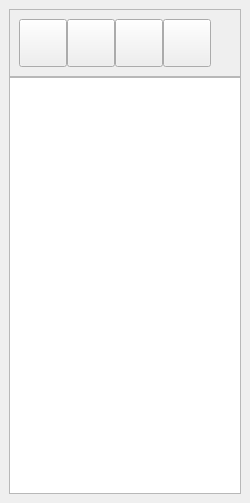
<ui version="4.0" >
 <class>MTicketBase</class>
 <widget class="QWidget" name="MTicketBase" >
  <property name="geometry" >
   <rect>
    <x>0</x>
    <y>0</y>
    <width>250</width>
    <height>503</height>
   </rect>
  </property>
  <property name="minimumSize" >
   <size>
    <width>250</width>
    <height>0</height>
   </size>
  </property>
  <property name="windowTitle" >
   <string>Form</string>
  </property>
  <layout class="QVBoxLayout" >
   <property name="spacing" >
    <number>0</number>
   </property>
   <property name="leftMargin" >
    <number>9</number>
   </property>
   <property name="topMargin" >
    <number>9</number>
   </property>
   <property name="rightMargin" >
    <number>9</number>
   </property>
   <property name="bottomMargin" >
    <number>9</number>
   </property>
   <item>
    <widget class="QFrame" name="frame" >
     <property name="frameShape" >
      <enum>QFrame::StyledPanel</enum>
     </property>
     <property name="frameShadow" >
      <enum>QFrame::Raised</enum>
     </property>
     <layout class="QHBoxLayout" >
      <property name="spacing" >
       <number>0</number>
      </property>
      <property name="leftMargin" >
       <number>9</number>
      </property>
      <property name="topMargin" >
       <number>9</number>
      </property>
      <property name="rightMargin" >
       <number>9</number>
      </property>
      <property name="bottomMargin" >
       <number>9</number>
      </property>
      <item>
       <widget class="QToolButton" name="mui_imprimir" >
        <property name="minimumSize" >
         <size>
          <width>48</width>
          <height>48</height>
         </size>
        </property>
        <property name="maximumSize" >
         <size>
          <width>48</width>
          <height>48</height>
         </size>
        </property>
        <property name="focusPolicy" >
         <enum>Qt::NoFocus</enum>
        </property>
        <property name="toolTip" >
         <string>Imprimir ticket</string>
        </property>
        <property name="whatsThis" >
         <string>Imprimir ticket</string>
        </property>
        <property name="text" >
         <string/>
        </property>
        <property name="icon" >
         <iconset resource="../../../bulmages.qrc" >:/Images/document-print.png</iconset>
        </property>
        <property name="iconSize" >
         <size>
          <width>32</width>
          <height>32</height>
         </size>
        </property>
       </widget>
      </item>
      <item>
       <widget class="QToolButton" name="mui_subir" >
        <property name="minimumSize" >
         <size>
          <width>48</width>
          <height>48</height>
         </size>
        </property>
        <property name="maximumSize" >
         <size>
          <width>48</width>
          <height>48</height>
         </size>
        </property>
        <property name="focusPolicy" >
         <enum>Qt::NoFocus</enum>
        </property>
        <property name="toolTip" >
         <string>Subir</string>
        </property>
        <property name="whatsThis" >
         <string>Subir</string>
        </property>
        <property name="text" >
         <string/>
        </property>
        <property name="icon" >
         <iconset resource="../../../bulmages.qrc" >:/BulmaCont32x32/images/png/i_up.png</iconset>
        </property>
        <property name="iconSize" >
         <size>
          <width>32</width>
          <height>32</height>
         </size>
        </property>
       </widget>
      </item>
      <item>
       <widget class="QToolButton" name="mui_bajar" >
        <property name="minimumSize" >
         <size>
          <width>48</width>
          <height>48</height>
         </size>
        </property>
        <property name="maximumSize" >
         <size>
          <width>48</width>
          <height>48</height>
         </size>
        </property>
        <property name="focusPolicy" >
         <enum>Qt::NoFocus</enum>
        </property>
        <property name="toolTip" >
         <string>Bajar</string>
        </property>
        <property name="whatsThis" >
         <string>Bajar</string>
        </property>
        <property name="text" >
         <string/>
        </property>
        <property name="icon" >
         <iconset resource="../../../bulmages.qrc" >:/BulmaCont32x32/images/png/i_down.png</iconset>
        </property>
        <property name="iconSize" >
         <size>
          <width>32</width>
          <height>32</height>
         </size>
        </property>
       </widget>
      </item>
      <item>
       <widget class="QToolButton" name="mui_borrar" >
        <property name="minimumSize" >
         <size>
          <width>48</width>
          <height>48</height>
         </size>
        </property>
        <property name="maximumSize" >
         <size>
          <width>48</width>
          <height>48</height>
         </size>
        </property>
        <property name="focusPolicy" >
         <enum>Qt::NoFocus</enum>
        </property>
        <property name="toolTip" >
         <string>Borrar articulo</string>
        </property>
        <property name="whatsThis" >
         <string>Borrar articulo</string>
        </property>
        <property name="text" >
         <string/>
        </property>
        <property name="icon" >
         <iconset resource="../../../bulmages.qrc" >:/BulmaCont32x32/images/png/i_editDelete.png</iconset>
        </property>
        <property name="iconSize" >
         <size>
          <width>32</width>
          <height>32</height>
         </size>
        </property>
       </widget>
      </item>
      <item>
       <spacer>
        <property name="orientation" >
         <enum>Qt::Horizontal</enum>
        </property>
        <property name="sizeHint" >
         <size>
          <width>91</width>
          <height>48</height>
         </size>
        </property>
       </spacer>
      </item>
     </layout>
    </widget>
   </item>
   <item>
    <widget class="QTextBrowser" name="mui_browser" >
     <property name="focusPolicy" >
      <enum>Qt::NoFocus</enum>
     </property>
    </widget>
   </item>
  </layout>
 </widget>
 <resources>
  <include location="../../../bulmages.qrc" />
 </resources>
 <connections/>
</ui>
